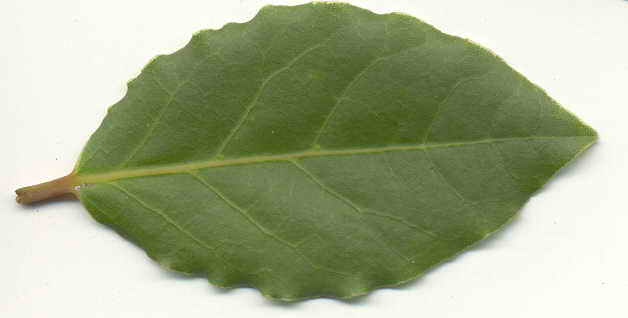
#> input picture odev10/yaprak.jpg, 628 x 318 px
$ python morfolojik_islem.py
#> lines starting #> are read from the running program, lines starting #| are printed output that depends on the picture; after the words box and inside, x2 and y2 are one past the last pixel; in counts of white or black regions, pixels touching at a corner belong together
import cv2
import numpy as np

yaprak = cv2.imread("yaprak.jpg")
#> yaprak is the input picture: shape (318, 628, 3); mean B, G, R 142.8, 174.6, 165.5
gray_yaprak = cv2.cvtColor(yaprak, cv2.COLOR_BGR2GRAY)
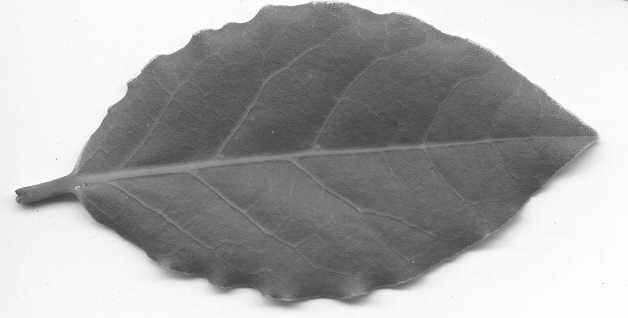
#> gray_yaprak: shape (318, 628); min 62, max 255, mean 168.4

_, thresh = cv2.threshold(gray_yaprak, 0,255, cv2.THRESH_BINARY_INV + cv2.THRESH_OTSU)
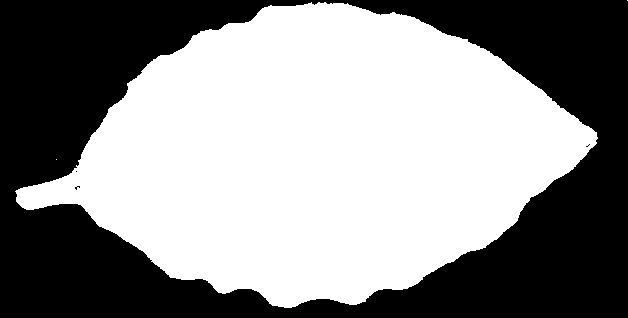
#> thresh: shape (318, 628); 55.4% white; 4 black regions (3 under 20 px), largest, box (x1, y1, x2, y2) and area: (0, 0, 628, 318) 89057

kernel = np.ones((5,5),np.uint8)

erosion = cv2.erode(thresh,kernel,iterations = 1)
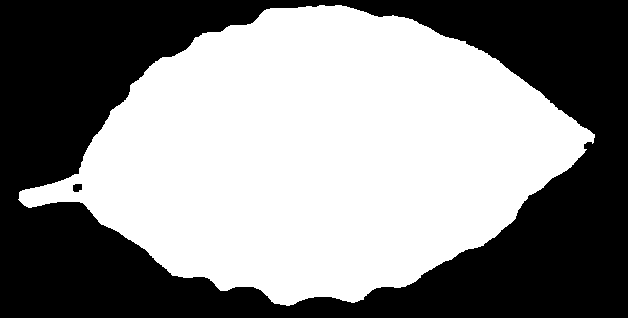
#> erosion: shape (318, 628); 53.5% white; 2 black regions, box (x1, y1, x2, y2) and area: (0, 0, 628, 318) 92771, (73, 184, 82, 192) 63
dilate = cv2.dilate(thresh,kernel,iterations = 1)
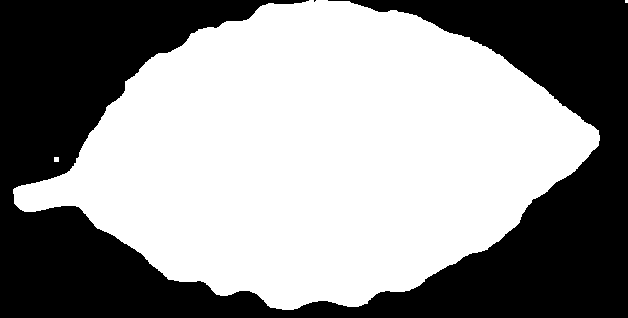
#> dilate: shape (318, 628); 57.3% white; 2 black regions (1 under 20 px), largest, box (x1, y1, x2, y2) and area: (0, 0, 628, 318) 85320
opening = cv2.morphologyEx(thresh,cv2.MORPH_OPEN,kernel)
#> opening: shape (318, 628); 55.4% white; 2 black regions (1 under 20 px), largest, box (x1, y1, x2, y2) and area: (0, 0, 628, 318) 89135

cv2.imshow("erosion",erosion)
cv2.imshow("dilate",dilate)
cv2.imshow("opening",opening)
cv2.waitKey(0)
cv2.destroyAllWindows()
